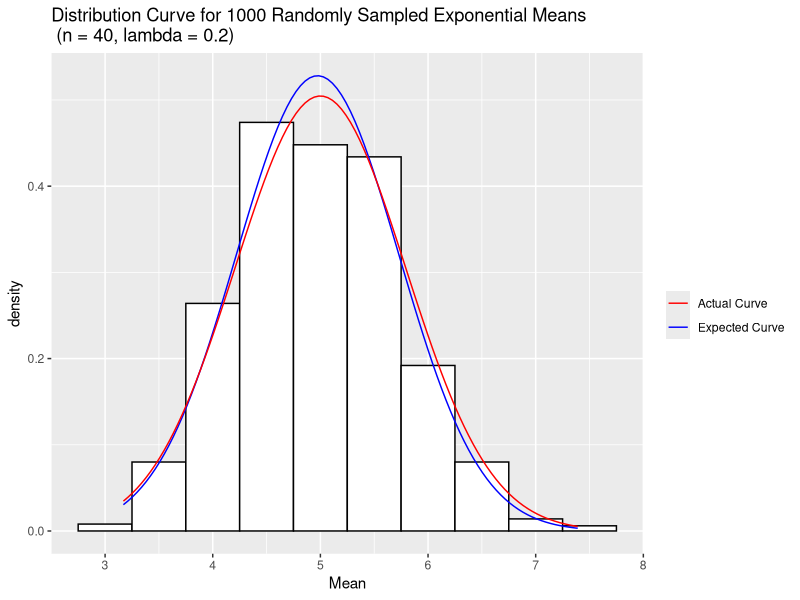

Recreate this plot in R.
## Install and load required libraries
if (!(require(ggplot2, quietly=T))) {
  install.packages('ggplot2')
}
library(ggplot2)

## Set seed for random variables
set.seed(1234)

## Simulation
lambda <- 0.2
n <- 40
index <- rep.int(1:1000, 1)
ev <- rep(0, 1000)
for (i in index){
  ev[i] <- mean(rexp(n, lambda))
}

df <- data.frame(mean = ev, n = index)

## Plot the results
g <- ggplot(df, aes(x = ev))
g + geom_histogram(aes(y = ..density..), colour = "black", 
                   fill = "white", binwidth = 0.5) + 
  xlab("Mean") +
  ggtitle("Distribution Curve for 1000 Randomly Sampled Exponential Means \n (n = 40, lambda = 0.2)") + 
  stat_function(fun = dnorm, aes(color = "red"), args = list(mean = mean(ev), 
                                                             sd = sd(ev))) + 
  stat_function(fun = dnorm, aes(color = "blue"),
                args = list(mean = (1/.2), 
                            sd = ((1/lambda) / sqrt(n)))) +
  scale_colour_manual("", values = c("red", "blue"), 
                      labels = c("Actual Curve", "Expected Curve"))

## Compare theoretical values with actual values
center.theory <- 1/(lambda) # 5
center.actual <- mean(ev) # 4.96
center.error <- ((center.theory - center.actual) / center.theory)*100 # 0.90

variance.theory <- ((1/lambda) / sqrt(n))^2 # 0.625
variance.actual <- var(ev) # 0.566
variance.error <- ((variance.theory - variance.actual)/variance.theory)*100 # 9.45

## Make a table for visualization
x <- c(center.actual, center.theory, center.error)
y <- c(variance.actual, variance.theory, variance.error)

tab <- cbind(x,y)
colnames(tab) <- c("Center", "Variance")
rownames(tab) <- c("Actual", "Theoretical", "Error")
tab